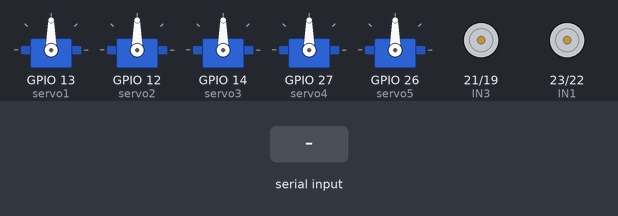
Simulated run of this sketch. Board: ESP32. On the bench: 5 × servo, motor-driver pin pairs drawn as motors (green arrow = first pin HIGH = forward, orange = second pin HIGH = backward, longer = more drive). The inputs (shaded band) are chosen by the test bench. Nothing arrives over Bluetooth unless stated; what the sketch prints to the serial monitor is not drawn.

Above: at 1.2 s.
1.3 s: "a" received over the second serial link
At 2.2 s:
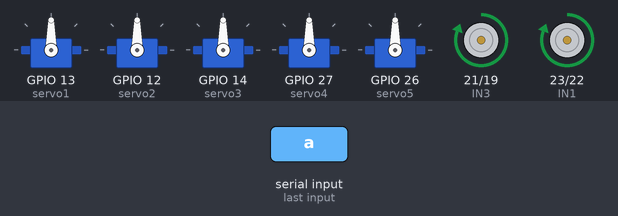
2.8 s: "b" received over the second serial link
At 3.3 s:
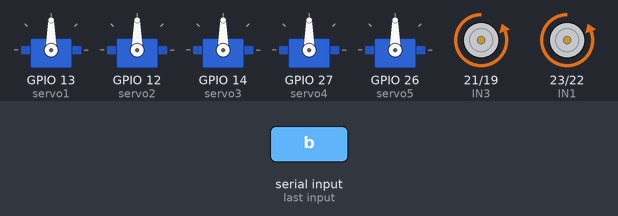
4.3 s: "d" received over the second serial link
At 5.5 s:
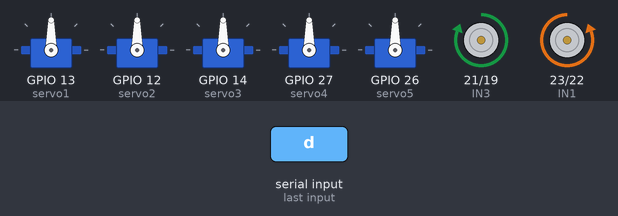
5.8 s: "c" received over the second serial link
At 6.8 s:
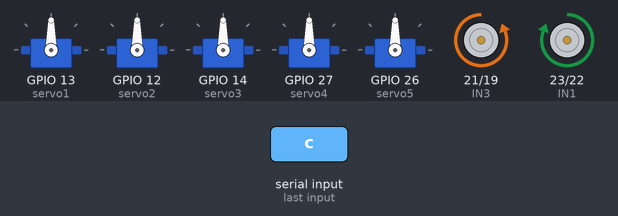
Timing chart, 0 to 8.3 s (numbered marks = the images above; inputs shaded):
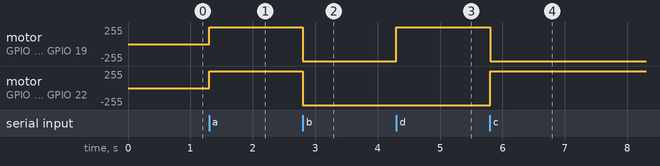

Measured:
- after the input at 1.3 s, motor on GPIO 21 (IN3) / GPIO 19 (IN4), motor on GPIO 23 (IN1) / GPIO 22 (IN2): stopped → forward 255/255 at once
- after the input at 2.8 s, motor on GPIO 21 (IN3) / GPIO 19 (IN4), motor on GPIO 23 (IN1) / GPIO 22 (IN2): forward 255/255 → backward 255/255 at once
- after the input at 4.3 s, motor on GPIO 21 (IN3) / GPIO 19 (IN4): backward 255/255 → forward 255/255 at once
- after the input at 5.8 s, motor on GPIO 21 (IN3) / GPIO 19 (IN4): forward 255/255 → backward 255/255 at once; motor on GPIO 23 (IN1) / GPIO 22 (IN2): backward 255/255 → forward 255/255 at once

The sketch:

Robot_chanxich.ino
```cpp
#include <BluetoothSerial.h>
#include <ESP32Servo.h>

BluetoothSerial SerialBT;
Servo servo1, servo2, servo3, servo4, servo5;
int angleServo1 = 90, angleServo2 = 90, angleServo3 = 90, angleServo4 = 90, angleServo5 = 90;
unsigned long lastCommandTime = 0;
const unsigned long debounceDelay = 20; // Thời gian khử nhiễu (50ms)

// Chân điều khiển L298N
const int IN1 = 23;
const int IN2 = 22;
const int IN3 = 21;
const int IN4 = 19;

// Biến để theo dõi trạng thái động cơ
bool motorRunning = false;

void setup() {
  Serial.begin(115200);
  SerialBT.begin("ESP32_Bluetooth"); // Tên Bluetooth của ESP32
  Serial.println("Bluetooth started!");

  // Thiết lập chân điều khiển động cơ
  pinMode(IN1, OUTPUT);
  pinMode(IN2, OUTPUT);
  pinMode(IN3, OUTPUT);
  pinMode(IN4, OUTPUT);

  // Thiết lập servo
  servo1.attach(13);
  servo2.attach(12);
  servo3.attach(14);
  servo4.attach(27);
  servo5.attach(26);

  // Dừng động cơ ban đầu
  digitalWrite(IN1, LOW);
  digitalWrite(IN2, LOW);
  digitalWrite(IN3, LOW);
  digitalWrite(IN4, LOW);
}

void loop() {
  if (SerialBT.available()) {
    char command = SerialBT.read();
    unsigned long currentTime = millis();

    // Kiểm tra thời gian khử nhiễu
    if (currentTime - lastCommandTime >= debounceDelay) {
      lastCommandTime = currentTime;
      motorRunning = true;

      // Điều khiển động cơ
      if (command == 'a') {
        // Động cơ số 1 và số 2 quay theo chiều kim đồng hồ
        digitalWrite(IN1, HIGH);
        digitalWrite(IN2, LOW);
        digitalWrite(IN3, HIGH);
        digitalWrite(IN4, LOW);
      } else if (command == 'b') {
        // Động cơ số 1 và số 2 quay ngược chiều kim đồng hồ
        digitalWrite(IN1, LOW);
        digitalWrite(IN2, HIGH);
        digitalWrite(IN3, LOW);
        digitalWrite(IN4, HIGH);
      } else if (command == 'd') {
        // Động cơ số 1 quay ngược chiều kim đồng hồ, động cơ số 2 quay theo chiều kim đồng hồ
        digitalWrite(IN1, LOW);
        digitalWrite(IN2, HIGH);
        digitalWrite(IN3, HIGH);
        digitalWrite(IN4, LOW);
      } else if (command == 'c') {
        // Động cơ số 1 quay theo chiều kim đồng hồ, động cơ số 2 quay ngược chiều kim đồng hồ
        digitalWrite(IN1, HIGH);
        digitalWrite(IN2, LOW);
        digitalWrite(IN3, LOW);
        digitalWrite(IN4, HIGH);
      } else {
        motorRunning = false;
      }

      // Điều khiển servo số 1
      if (command == 'k') {
        angleServo1 = min(angleServo1 + 4, 180); // Điều chỉnh góc
        servo1.write(angleServo1);
      } else if (command == 'l') {
        angleServo1 = max(angleServo1 - 4, 0); // Điều chỉnh góc
        servo1.write(angleServo1);
      }

      // Điều khiển servo số 2
      if (command == 'q') {
        angleServo2 = min(angleServo2 + 4, 180); // Điều chỉnh góc
        servo2.write(angleServo2);
      } else if (command == 'w') {
        angleServo2 = max(angleServo2 - 4, 0); // Điều chỉnh góc
        servo2.write(angleServo2);
      }

      // Điều khiển servo số 3
      if (command == 'h') {
        angleServo3 = min(angleServo3 + 4, 180); // Điều chỉnh góc
        servo3.write(angleServo3);
      } else if (command == 'g') {
        angleServo3 = max(angleServo3 - 4, 0); // Điều chỉnh góc
        servo3.write(angleServo3);
      }

      // Điều khiển servo số 4
      if (command == 'i') {
        angleServo4 = min(angleServo4 + 4, 180); // Điều chỉnh góc
        servo4.write(angleServo4);
      } else if (command == 'f') {
        angleServo4 = max(angleServo4 - 4, 0); // Điều chỉnh góc
        servo4.write(angleServo4);
      }

      // Điều khiển servo số 5
      if (command == 'e') {
        angleServo5 = min(angleServo5 + 4, 180); // Điều chỉnh góc
        servo5.write(angleServo5);
      } else if (command == 'r') {
        angleServo5 = max(angleServo5 - 4, 0); // Điều chỉnh góc
        servo5.write(angleServo5);
      }
    }
  }

  // Dừng động cơ nếu không có lệnh điều khiển
  if (!motorRunning) {
    digitalWrite(IN1, LOW);
    digitalWrite(IN2, LOW);
    digitalWrite(IN3, LOW);
    digitalWrite(IN4, LOW);
  }
}
```
